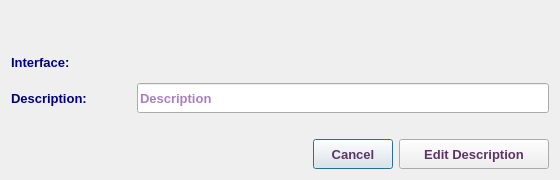
<?xml version="1.0" encoding="UTF-8"?>
<ui version="4.0">
 <class>DslamMxk819PortDescDialog</class>
 <widget class="QDialog" name="DslamMxk819PortDescDialog">
  <property name="geometry">
   <rect>
    <x>0</x>
    <y>0</y>
    <width>560</width>
    <height>180</height>
   </rect>
  </property>
  <property name="minimumSize">
   <size>
    <width>560</width>
    <height>180</height>
   </size>
  </property>
  <property name="maximumSize">
   <size>
    <width>561</width>
    <height>181</height>
   </size>
  </property>
  <property name="font">
   <font>
    <family>Tahoma</family>
    <pointsize>10</pointsize>
   </font>
  </property>
  <property name="windowTitle">
   <string>Edit DSLAM Port Description</string>
  </property>
  <property name="windowIcon">
   <iconset resource="../../../../../image.qrc">
    <normaloff>:/Image/edit.png</normaloff>:/Image/edit.png</iconset>
  </property>
  <layout class="QVBoxLayout" name="verticalLayout">
   <item>
    <layout class="QHBoxLayout" name="horizontalLayout_4">
     <item>
      <spacer name="horizontalSpacer_5">
       <property name="font">
        <font>
         <family>Tahoma</family>
         <pointsize>10</pointsize>
        </font>
       </property>
       <property name="orientation">
        <enum>Qt::Horizontal</enum>
       </property>
       <property name="sizeHint" stdset="0">
        <size>
         <width>40</width>
         <height>20</height>
        </size>
       </property>
      </spacer>
     </item>
     <item>
      <widget class="QLabel" name="dslamLbl">
       <property name="minimumSize">
        <size>
         <width>400</width>
         <height>30</height>
        </size>
       </property>
       <property name="maximumSize">
        <size>
         <width>400</width>
         <height>30</height>
        </size>
       </property>
       <property name="font">
        <font>
         <family>Tahoma</family>
         <pointsize>10</pointsize>
         <weight>75</weight>
         <bold>true</bold>
        </font>
       </property>
       <property name="styleSheet">
        <string notr="true">color: rgb(0, 0, 127);</string>
       </property>
       <property name="text">
        <string/>
       </property>
       <property name="alignment">
        <set>Qt::AlignCenter</set>
       </property>
      </widget>
     </item>
     <item>
      <spacer name="horizontalSpacer_4">
       <property name="font">
        <font>
         <family>Tahoma</family>
         <pointsize>10</pointsize>
        </font>
       </property>
       <property name="orientation">
        <enum>Qt::Horizontal</enum>
       </property>
       <property name="sizeHint" stdset="0">
        <size>
         <width>40</width>
         <height>20</height>
        </size>
       </property>
      </spacer>
     </item>
    </layout>
   </item>
   <item>
    <layout class="QHBoxLayout" name="horizontalLayout_2">
     <item>
      <widget class="QLabel" name="dslamLbl_2">
       <property name="minimumSize">
        <size>
         <width>120</width>
         <height>30</height>
        </size>
       </property>
       <property name="maximumSize">
        <size>
         <width>120</width>
         <height>30</height>
        </size>
       </property>
       <property name="font">
        <font>
         <family>Tahoma</family>
         <pointsize>10</pointsize>
         <weight>75</weight>
         <bold>true</bold>
        </font>
       </property>
       <property name="styleSheet">
        <string notr="true">color: rgb(0, 0, 127);</string>
       </property>
       <property name="text">
        <string>Interface:</string>
       </property>
      </widget>
     </item>
     <item>
      <widget class="QLabel" name="intLbl">
       <property name="sizePolicy">
        <sizepolicy hsizetype="Expanding" vsizetype="Preferred">
         <horstretch>0</horstretch>
         <verstretch>0</verstretch>
        </sizepolicy>
       </property>
       <property name="minimumSize">
        <size>
         <width>200</width>
         <height>30</height>
        </size>
       </property>
       <property name="maximumSize">
        <size>
         <width>6000</width>
         <height>30</height>
        </size>
       </property>
       <property name="font">
        <font>
         <family>Tahoma</family>
         <pointsize>10</pointsize>
         <weight>75</weight>
         <bold>true</bold>
        </font>
       </property>
       <property name="styleSheet">
        <string notr="true">color: rgb(85, 0, 127);</string>
       </property>
       <property name="text">
        <string/>
       </property>
      </widget>
     </item>
    </layout>
   </item>
   <item>
    <layout class="QHBoxLayout" name="horizontalLayout">
     <item>
      <widget class="QLabel" name="dslamLbl_3">
       <property name="minimumSize">
        <size>
         <width>120</width>
         <height>30</height>
        </size>
       </property>
       <property name="maximumSize">
        <size>
         <width>120</width>
         <height>30</height>
        </size>
       </property>
       <property name="font">
        <font>
         <family>Tahoma</family>
         <pointsize>10</pointsize>
         <weight>75</weight>
         <bold>true</bold>
        </font>
       </property>
       <property name="styleSheet">
        <string notr="true">color: rgb(0, 0, 127);</string>
       </property>
       <property name="text">
        <string>Description:</string>
       </property>
      </widget>
     </item>
     <item>
      <widget class="QLineEdit" name="descLE">
       <property name="minimumSize">
        <size>
         <width>400</width>
         <height>30</height>
        </size>
       </property>
       <property name="maximumSize">
        <size>
         <width>4000</width>
         <height>30</height>
        </size>
       </property>
       <property name="font">
        <font>
         <family>Tahoma</family>
         <pointsize>10</pointsize>
         <weight>75</weight>
         <bold>true</bold>
        </font>
       </property>
       <property name="styleSheet">
        <string notr="true">color: rgb(85, 0, 127);</string>
       </property>
       <property name="placeholderText">
        <string>Description</string>
       </property>
      </widget>
     </item>
    </layout>
   </item>
   <item>
    <spacer name="verticalSpacer">
     <property name="font">
      <font>
       <family>Tahoma</family>
       <pointsize>10</pointsize>
      </font>
     </property>
     <property name="orientation">
      <enum>Qt::Vertical</enum>
     </property>
     <property name="sizeHint" stdset="0">
      <size>
       <width>20</width>
       <height>7</height>
      </size>
     </property>
    </spacer>
   </item>
   <item>
    <layout class="QHBoxLayout" name="horizontalLayout_3">
     <item>
      <spacer name="horizontalSpacer_3">
       <property name="font">
        <font>
         <family>Tahoma</family>
         <pointsize>10</pointsize>
        </font>
       </property>
       <property name="orientation">
        <enum>Qt::Horizontal</enum>
       </property>
       <property name="sizeHint" stdset="0">
        <size>
         <width>40</width>
         <height>20</height>
        </size>
       </property>
      </spacer>
     </item>
     <item>
      <widget class="QPushButton" name="cancelBtn">
       <property name="minimumSize">
        <size>
         <width>0</width>
         <height>30</height>
        </size>
       </property>
       <property name="maximumSize">
        <size>
         <width>16777215</width>
         <height>30</height>
        </size>
       </property>
       <property name="font">
        <font>
         <family>Tahoma</family>
         <pointsize>10</pointsize>
         <weight>75</weight>
         <bold>true</bold>
        </font>
       </property>
       <property name="styleSheet">
        <string notr="true">color: rgb(92, 53, 102);</string>
       </property>
       <property name="text">
        <string>Cancel</string>
       </property>
      </widget>
     </item>
     <item>
      <widget class="QPushButton" name="okBtn">
       <property name="sizePolicy">
        <sizepolicy hsizetype="Preferred" vsizetype="Preferred">
         <horstretch>0</horstretch>
         <verstretch>0</verstretch>
        </sizepolicy>
       </property>
       <property name="minimumSize">
        <size>
         <width>150</width>
         <height>30</height>
        </size>
       </property>
       <property name="maximumSize">
        <size>
         <width>16777215</width>
         <height>30</height>
        </size>
       </property>
       <property name="font">
        <font>
         <family>Tahoma</family>
         <pointsize>10</pointsize>
         <weight>75</weight>
         <bold>true</bold>
        </font>
       </property>
       <property name="styleSheet">
        <string notr="true">color: rgb(92, 53, 102);</string>
       </property>
       <property name="text">
        <string>Edit Description</string>
       </property>
       <property name="icon">
        <iconset resource="../../../../../image.qrc">
         <normaloff>:/Image/edit.png</normaloff>:/Image/edit.png</iconset>
       </property>
       <property name="iconSize">
        <size>
         <width>20</width>
         <height>20</height>
        </size>
       </property>
      </widget>
     </item>
    </layout>
   </item>
  </layout>
 </widget>
 <tabstops>
  <tabstop>descLE</tabstop>
  <tabstop>okBtn</tabstop>
  <tabstop>cancelBtn</tabstop>
 </tabstops>
 <resources>
  <include location="../../../../../image.qrc"/>
 </resources>
 <connections/>
</ui>
